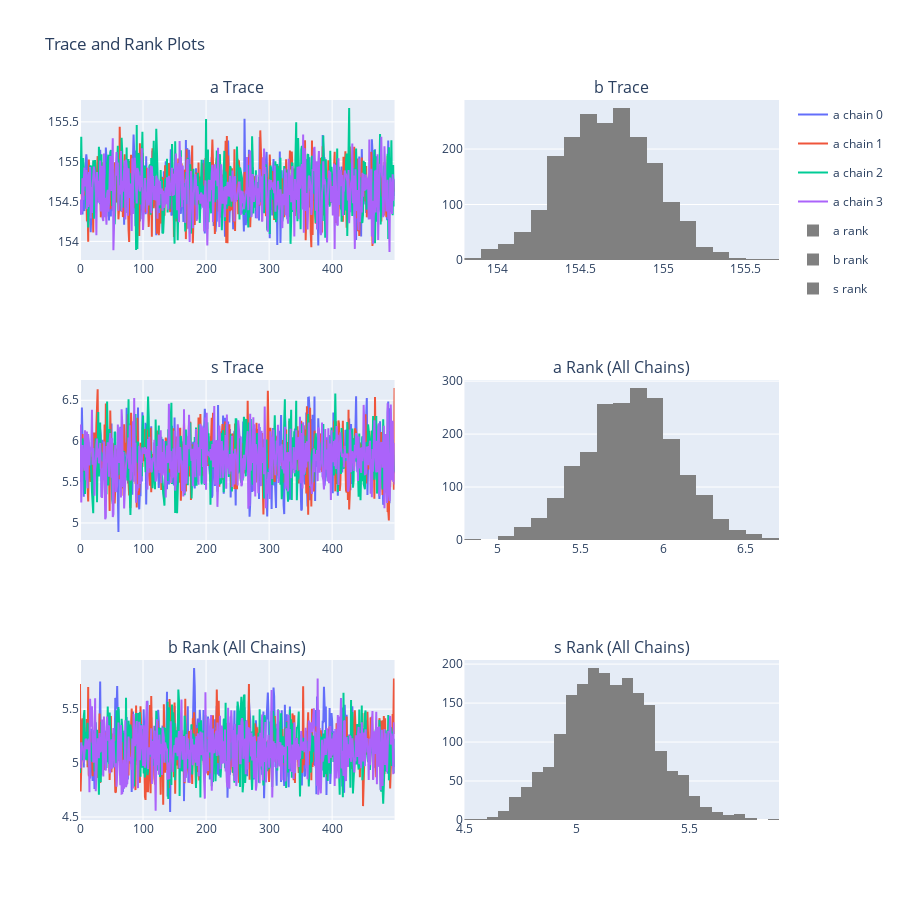

Notebook code for this chart:
### Code cell
m.diag.plot_trace()

### Figure 1 — Plotly figure (JSON) as saved in the notebook; plotly's stock layout.template omitted (floating-point values rounded to 4 significant figures; data arrays with more than 128 entries replaced by an {"elided": "..."} marker saying what was removed)
{"data": [{"legendgroup": "chain0", "line": {"color": "#636EFA"}, "mode": "lines", "name": "a chain 0", "showlegend": true, "type": "scatter", "xaxis": "x", "y": {"elided": "500 float values"}, "yaxis": "y"}, {"legendgroup": "chain1", "line": {"color": "#EF553B"}, "mode": "lines", "name": "a chain 1", "showlegend": true, "type": "scatter", "xaxis": "x", "y": {"elided": "500 float values"}, "yaxis": "y"}, {"legendgroup": "chain2", "line": {"color": "#00CC96"}, "mode": "lines", "name": "a chain 2", "showlegend": true, "type": "scatter", "xaxis": "x", "y": {"elided": "500 float values"}, "yaxis": "y"}, {"legendgroup": "chain3", "line": {"color": "#AB63FA"}, "mode": "lines", "name": "a chain 3", "showlegend": true, "type": "scatter", "xaxis": "x", "y": {"elided": "500 float values"}, "yaxis": "y"}, {"marker": {"color": "grey"}, "name": "a rank", "nbinsx": 30, "type": "histogram", "x": {"elided": "2000 float values"}, "xaxis": "x2", "yaxis": "y2"}, {"legendgroup": "chain0", "line": {"color": "#636EFA"}, "mode": "lines", "name": "b chain 0", "showlegend": false, "type": "scatter", "xaxis": "x3", "y": {"elided": "500 float values"}, "yaxis": "y3"}, {"legendgroup": "chain1", "line": {"color": "#EF553B"}, "mode": "lines", "name": "b chain 1", "showlegend": false, "type": "scatter", "xaxis": "x3", "y": {"elided": "500 float values"}, "yaxis": "y3"}, {"legendgroup": "chain2", "line": {"color": "#00CC96"}, "mode": "lines", "name": "b chain 2", "showlegend": false, "type": "scatter", "xaxis": "x3", "y": {"elided": "500 float values"}, "yaxis": "y3"}, {"legendgroup": "chain3", "line": {"color": "#AB63FA"}, "mode": "lines", "name": "b chain 3", "showlegend": false, "type": "scatter", "xaxis": "x3", "y": {"elided": "500 float values"}, "yaxis": "y3"}, {"marker": {"color": "grey"}, "name": "b rank", "nbinsx": 30, "type": "histogram", "x": {"elided": "2000 float values"}, "xaxis": "x4", "yaxis": "y4"}, {"legendgroup": "chain0", "line": {"color": "#636EFA"}, "mode": "lines", "name": "s chain 0", "showlegend": false, "type": "scatter", "xaxis": "x5", "y": {"elided": "500 float values"}, "yaxis": "y5"}, {"legendgroup": "chain1", "line": {"color": "#EF553B"}, "mode": "lines", "name": "s chain 1", "showlegend": false, "type": "scatter", "xaxis": "x5", "y": {"elided": "500 float values"}, "yaxis": "y5"}, {"legendgroup": "chain2", "line": {"color": "#00CC96"}, "mode": "lines", "name": "s chain 2", "showlegend": false, "type": "scatter", "xaxis": "x5", "y": {"elided": "500 float values"}, "yaxis": "y5"}, {"legendgroup": "chain3", "line": {"color": "#AB63FA"}, "mode": "lines", "name": "s chain 3", "showlegend": false, "type": "scatter", "xaxis": "x5", "y": {"elided": "500 float values"}, "yaxis": "y5"}, {"marker": {"color": "grey"}, "name": "s rank", "nbinsx": 30, "type": "histogram", "x": {"elided": "2000 float values"}, "xaxis": "x6", "yaxis": "y6"}], "layout": {"annotations": [{"font": {"size": 16}, "showarrow": false, "text": "a Trace", "x": 0.225, "xanchor": "center", "xref": "paper", "y": 1, "yanchor": "bottom", "yref": "paper"}, {"font": {"size": 16}, "showarrow": false, "text": "b Trace", "x": 0.775, "xanchor": "center", "xref": "paper", "y": 1, "yanchor": "bottom", "yref": "paper"}, {"font": {"size": 16}, "showarrow": false, "text": "s Trace", "x": 0.225, "xanchor": "center", "xref": "paper", "y": 0.6111, "yanchor": "bottom", "yref": "paper"}, {"font": {"size": 16}, "showarrow": false, "text": "a Rank (All Chains)", "x": 0.775, "xanchor": "center", "xref": "paper", "y": 0.6111, "yanchor": "bottom", "yref": "paper"}, {"font": {"size": 16}, "showarrow": false, "text": "b Rank (All Chains)", "x": 0.225, "xanchor": "center", "xref": "paper", "y": 0.2222, "yanchor": "bottom", "yref": "paper"}, {"font": {"size": 16}, "showarrow": false, "text": "s Rank (All Chains)", "x": 0.775, "xanchor": "center", "xref": "paper", "y": 0.2222, "yanchor": "bottom", "yref": "paper"}], "height": 900, "title": {"text": "Trace and Rank Plots"}, "xaxis": {"anchor": "y", "domain": [0, 0.45]}, "xaxis2": {"anchor": "y2", "domain": [0.55, 1]}, "xaxis3": {"anchor": "y3", "domain": [0, 0.45]}, "xaxis4": {"anchor": "y4", "domain": [0.55, 1]}, "xaxis5": {"anchor": "y5", "domain": [0, 0.45]}, "xaxis6": {"anchor": "y6", "domain": [0.55, 1]}, "yaxis": {"anchor": "x", "domain": [0.7778, 1]}, "yaxis2": {"anchor": "x2", "domain": [0.7778, 1]}, "yaxis3": {"anchor": "x3", "domain": [0.3889, 0.6111]}, "yaxis4": {"anchor": "x4", "domain": [0.3889, 0.6111]}, "yaxis5": {"anchor": "x5", "domain": [0, 0.2222]}, "yaxis6": {"anchor": "x6", "domain": [0, 0.2222]}}}
